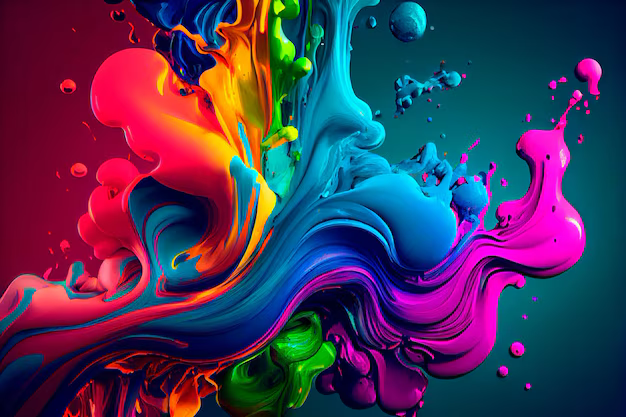
#> input picture LO4/image.png, 626 x 417 px
$ python Transition.py
#> lines starting #> are read from the running program, lines starting #| are printed output that depends on the picture
import cv2
import numpy as np

# Read the input image
image = cv2.imread('image.png')
#> image is the input picture: shape (417, 626, 3); mean B, G, R 88, 53.3, 70.5

# Get the number of rows and columns in the image
rows, cols = image.shape[:2]
#> rows = 417; cols = 626

# Define the transition offsets
x = 200  # Transition 200 pixels to the right
y = 50  # Transition 50 pixels down

# Create the transition matrix
Transition_Matrix = np.float32([[1, 0, x], [0, 1, y]])

# Apply the affine transformation using the transition matrix
Transitioned_image = cv2.warpAffine(image, Transition_Matrix, (cols, rows))
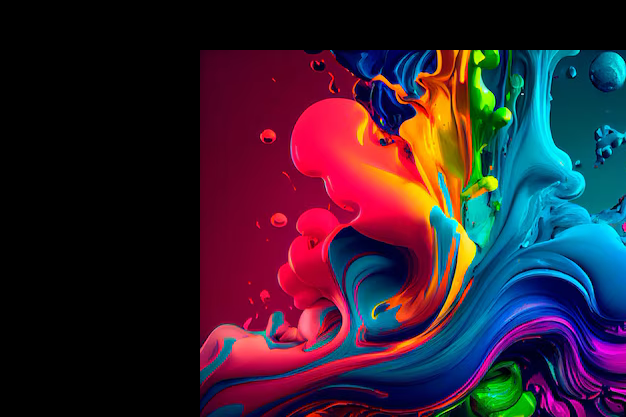
#> Transitioned_image: shape (417, 626, 3); mean B, G, R 48.9, 33.3, 51.4

# Display the original image
cv2.imshow('Original', image)

# Display the transitioned image
cv2.imshow('Transitioned_image', Transitioned_image)

# Wait for any key press to close the windows
cv2.waitKey(0)

# Destroy all OpenCV windows
cv2.destroyAllWindows()
